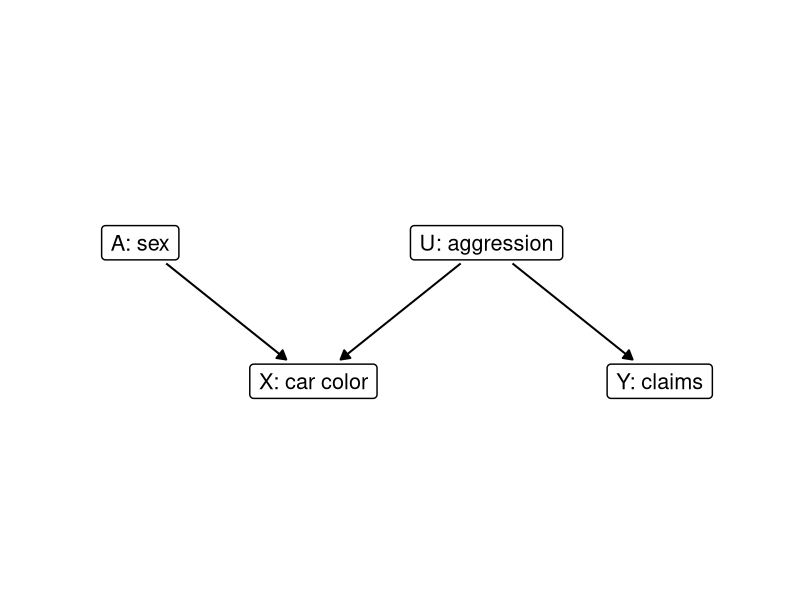
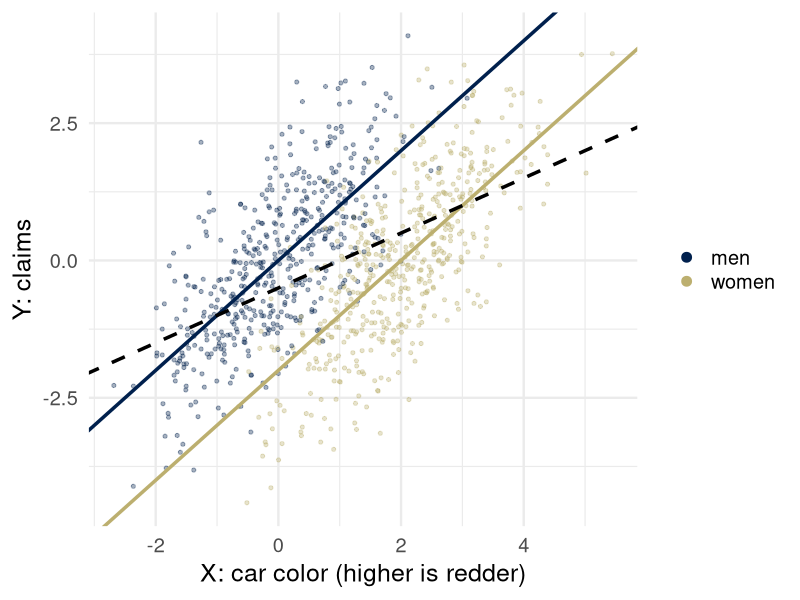
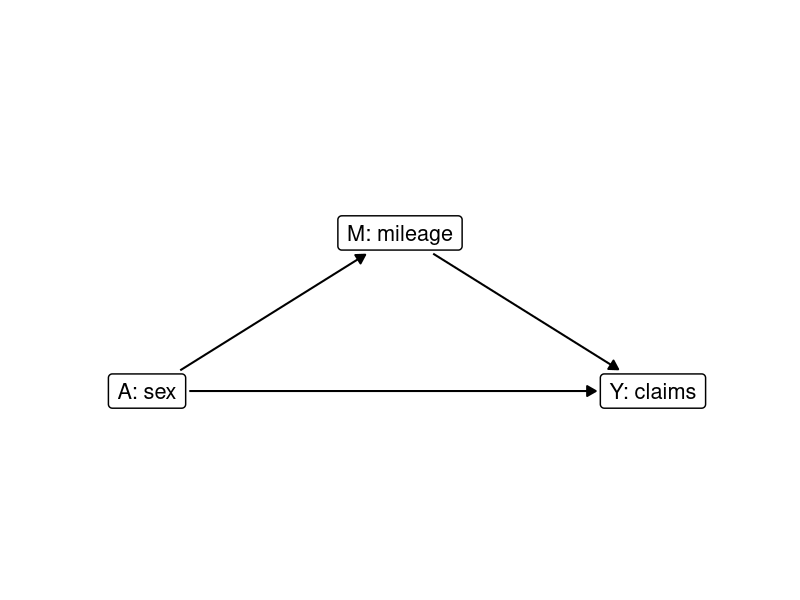
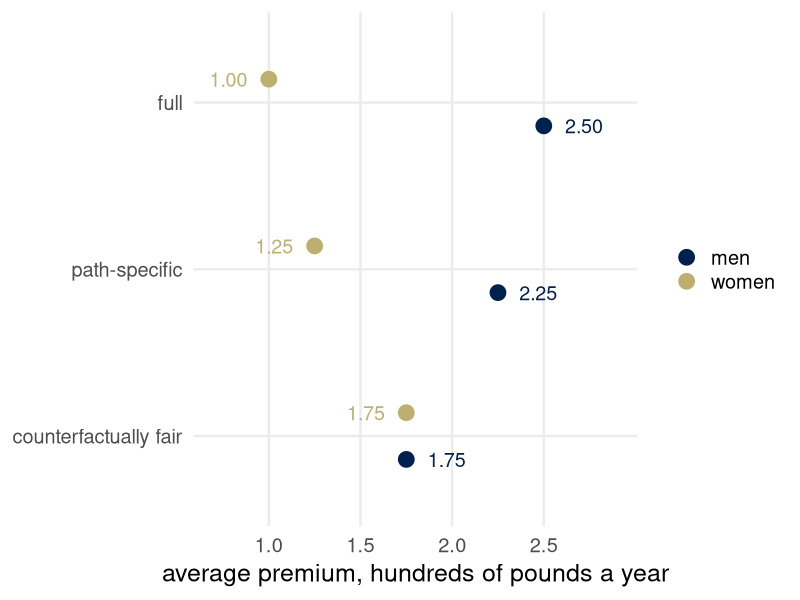
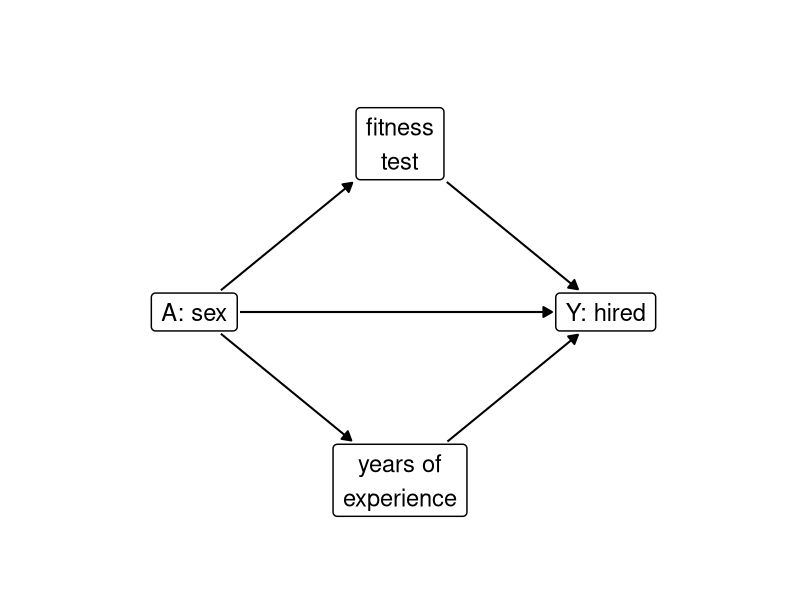

Generate these figures, in order, with R:
## ---- chunk 1
library(ggplot2)
library(dplyr)
theme_set(theme_minimal(base_size = 18))
set.seed(313)
# cividis: navy, slate, gray, khaki, gold, yellow (viridisLite::cividis(9)[c(1, 3, 5, 6, 7, 9)])
navy <- "#00204D"; slate <- "#414D6B"; cgray <- "#7C7B78"; khaki <- "#9B9477"; gold <- "#BCAF6F"; yellow <- "#FFEA46"
two <- c(navy, gold)               # the two groups, wherever there are two

# Causal graphs. Nodes are letters in circles, or words in boxes (boxes = TRUE).
# A node's size is fixed on the page, in inches, while the figure's size decides how
# many inches a data unit is. draw_dag measures both on the graphics device open when it
# is called (in a rendered document, the chunk's figure) and stops every arrow `gap`
# inches short of the two nodes it joins. Arrows listed in `dashed` are dashed; arrows
# listed in `highlight` are gold. One panel per value of `panel`. (From weeks 3 to 5.)
draw_dag <- function(nodes, edges, dashed = character(0), highlight = character(0), boxes = FALSE,
                     text_size = 7, xlim = c(-0.5, 2.5), ylim = c(-0.4, 1.4), strip_size = 18,
                     gap = 0.05) {
  if (!"panel" %in% names(nodes)) { nodes$panel <- ""; edges$panel <- "" }
  pad <- unit(0.35, "lines"); border <- 0.5; dot <- 16; stroke <- 0.8; lw <- c(black = 0.7, gold = 1.5)
  p <- ggplot() +
    facet_wrap(~ panel, nrow = 1) +
    coord_fixed(xlim = xlim, ylim = ylim) +
    theme_void() +
    theme(strip.text = element_text(size = strip_size), panel.spacing = unit(1.5, "lines"))
  p <- if (boxes) {
    p + geom_label(data = nodes, aes(x, y, label = name), size = text_size, label.size = border,
                   label.padding = pad)
  } else {
    p + geom_point(data = nodes, aes(x, y), size = dot, shape = 21, fill = "white", stroke = stroke) +
      geom_text(data = nodes, aes(x, y, label = name), size = text_size, parse = TRUE)
  }
  inch <- function(u, f) f(u, "in", valueOnly = TRUE)
  g <- ggplotGrob(p)
  pp <- ggplot_build(p)$layout$panel_params[[1]]
  per_unit <- min((dev.size("in")[1] - sum(inch(g$widths, grid::convertWidth))) /
                    (length(unique(nodes$panel)) * diff(pp$x.range)),
                  (dev.size("in")[2] - sum(inch(g$heights, grid::convertHeight))) / diff(pp$y.range))
  if (boxes) {
    text <- lapply(as.character(nodes$name), grid::textGrob, gp = grid::gpar(fontsize = text_size * .pt))
    nodes$hw <- (sapply(text, \(t) inch(grid::grobWidth(t), grid::convertWidth)) / 2 +
                   inch(pad, grid::convertWidth) + border * .pt / 96 / 2) / per_unit
    nodes$hh <- (sapply(text, \(t) inch(grid::grobHeight(t), grid::convertHeight)) / 2 +
                   inch(pad, grid::convertHeight) + border * .pt / 96 / 2) / per_unit
  } else {
    nodes$hw <- nodes$hh <- (0.375 * (dot * .pt + stroke * .stroke / 2) / 72 +
                               stroke * .stroke / 2 / 96 / 2) / per_unit
  }
  e <- edges |>
    left_join(nodes, by = c("panel", "from" = "name")) |>
    rename(x0 = x, y0 = y, hw0 = hw, hh0 = hh) |>
    left_join(nodes, by = c("panel", "to" = "name")) |>
    mutate(dx = x - x0, dy = y - y0, len = sqrt(dx^2 + dy^2), ux = dx / len, uy = dy / len,
           col = ifelse(paste(from, to) %in% highlight, "#BCAF6F", "black"),
           style = ifelse(paste(from, to) %in% dashed, "dashed", "solid"),
           g0 = gap / per_unit,
           g1 = (gap + ifelse(col == "black", lw[["black"]], lw[["gold"]]) * .pt / 96 / 2) / per_unit,
           s0 = if (boxes) pmin((hw0 + g0) / pmax(abs(ux), 1e-9), (hh0 + g0) / pmax(abs(uy), 1e-9)) else hw0 + g0,
           s1 = if (boxes) pmin((hw + g1) / pmax(abs(ux), 1e-9), (hh + g1) / pmax(abs(uy), 1e-9)) else hw + g1,
           xs = x0 + s0 * ux, ys = y0 + s0 * uy, xe = x - s1 * ux, ye = y - s1 * uy)
  p + geom_segment(data = e, aes(x = xs, y = ys, xend = xe, yend = ye, linetype = style, color = col),
                   arrow = arrow(length = unit(0.25, "cm"), type = "closed"),
                   linewidth = ifelse(e$col == "black", lw[["black"]], lw[["gold"]]), show.legend = FALSE) +
    scale_linetype_identity() + scale_color_identity()
}

# The red car, linear version: A ~ Bernoulli(1/2) (1 = woman), U ~ N(0, 1) aggression,
# X = 2A + U car color on a continuous scale, Y = U + e claims. Population values:
# Var(X) = 2^2 * 1/4 + 1 = 2, Cov(X, Y) = Var(U) = 1, so the fit on X alone is X/2 - 1/2;
# E[Y | X, A] = X - 2A.
n_car <- 1000
car <- data.frame(A = rbinom(n_car, 1, 1/2), U = rnorm(n_car)) |>
  mutate(X = 2 * A + U, Y = U + rnorm(n_car),
         group = factor(A, levels = c(0, 1), labels = c("men", "women")))
stopifnot(abs((2^2 * 1/4 + 1) - 2) < 1e-12)

# The mileage world: M = mu0 + alpha A + U_M (thousands of miles a year),
# Y = gamma A + beta M + U_Y (claims, hundreds of pounds a year), A = 1 for a woman.
mu0 <- 10; alpha <- -4; beta <- 0.25; gamma <- -0.5; var_UM <- 4; pA <- 1/2
NDE <- gamma; NIE <- alpha * beta; TE <- NDE + NIE
prem <- data.frame(
  predictor = rep(c("full", "path-specific", "counterfactually fair"), each = 2),
  group = rep(c("men", "women"), 3),
  mean = c(beta * mu0, gamma + beta * (mu0 + alpha),     # full: gamma A + beta M
           beta * mu0, beta * (mu0 + alpha),              # path-specific: beta M
           beta * mu0, beta * mu0))                       # counterfactually fair: beta (M - alpha A)
# Each rule shifted by a constant so that all three collect the average claim (equal group
# sizes): a constant keeps both fairness properties and every gap between groups.
avg_claim <- pA * (gamma + beta * (mu0 + alpha)) + (1 - pA) * beta * mu0
prem <- prem |> group_by(predictor) |> mutate(level = mean - mean(mean) + avg_claim) |> ungroup()
# Refit on M alone: slope beta + gamma Cov(A, M) / Var(M); the gap is alpha times the slope.
var_M <- alpha^2 * pA * (1 - pA) + var_UM
slope_refit <- beta + gamma * alpha * pA * (1 - pA) / var_M
R2 <- alpha^2 * pA * (1 - pA) / var_M
stopifnot(abs(NDE + 0.5) < 1e-12, abs(NIE + 1) < 1e-12, abs(TE + 1.5) < 1e-12,
          abs(var_M - 8) < 1e-12, abs(slope_refit - 0.3125) < 1e-12,
          abs(alpha * slope_refit - (NIE + R2 * NDE)) < 1e-12, abs(alpha * slope_refit + 1.25) < 1e-12,
          isTRUE(all.equal(prem$mean, c(2.5, 1.0, 2.5, 1.5, 2.5, 2.5))),
          abs(avg_claim - 1.75) < 1e-12,
          isTRUE(all.equal(prem$level, c(2.5, 1.0, 2.25, 1.25, 1.75, 1.75))))
## ---- chunk 2
rc <- data.frame(name = c("A: sex", "X: car color", "U: aggression", "Y: claims"),
                 x = c(0, 1.25, 2.5, 3.75), y = c(1, 0, 1, 0))
draw_dag(rc, data.frame(from = c("A: sex", "U: aggression", "U: aggression"),
                        to = c("X: car color", "X: car color", "Y: claims")),
         boxes = TRUE, text_size = 5.5, xlim = c(-0.75, 4.5), ylim = c(-0.3, 1.3))
## ---- chunk 3
ggplot(car, aes(X, Y, color = group)) +
  geom_point(alpha = 0.35, size = 1.1) +
  geom_abline(intercept = 0, slope = 1, color = navy, linewidth = 1.2) +
  geom_abline(intercept = -2, slope = 1, color = gold, linewidth = 1.2) +
  geom_abline(intercept = -1/2, slope = 1/2, color = "black", linetype = "dashed", linewidth = 1.2) +
  scale_color_manual(values = two, name = NULL) +
  labs(x = "X: car color (higher is redder)", y = "Y: claims") +
  guides(color = guide_legend(override.aes = list(alpha = 1, size = 3))) +
  theme(legend.position = "right")
## ---- chunk 4
mw <- data.frame(name = c("A: sex", "M: mileage", "Y: claims"), x = c(0, 1.6, 3.2), y = c(0, 1, 0))
draw_dag(mw, data.frame(from = c("A: sex", "M: mileage", "A: sex"), to = c("M: mileage", "Y: claims", "Y: claims")),
         boxes = TRUE, text_size = 5.5, xlim = c(-0.7, 3.9), ylim = c(-0.3, 1.3))
## ---- chunk 5
lev <- c("counterfactually fair", "path-specific", "full")
prem |>
  mutate(row = match(predictor, lev), y = row + ifelse(group == "women", 0.14, -0.14)) |>
  ggplot(aes(level, y, color = group)) +
  geom_point(size = 5) +
  geom_text(aes(x = level + ifelse(group == "women", -0.22, 0.22), label = sprintf("%.2f", level)),
            size = 5, show.legend = FALSE) +
  scale_color_manual(values = two, name = NULL) +
  scale_x_continuous(limits = c(0.7, 2.9), breaks = c(1, 1.5, 2, 2.5)) +
  scale_y_continuous(breaks = 1:3, labels = lev, limits = c(0.6, 3.4)) +
  labs(x = "average premium, hundreds of pounds a year", y = NULL) +
  theme(legend.position = "right", panel.grid.minor = element_blank())
## ---- chunk 6
ff <- data.frame(name = c("A: sex", "fitness\ntest", "years of\nexperience", "Y: hired"),
                 x = c(0, 1.1, 1.1, 2.2), y = c(1, 1.9, 0.1, 1))
draw_dag(ff, data.frame(from = c("A: sex", "fitness\ntest", "A: sex", "years of\nexperience", "A: sex"),
                        to = c("fitness\ntest", "Y: hired", "years of\nexperience", "Y: hired", "Y: hired")),
         boxes = TRUE, text_size = 6, xlim = c(-0.5, 2.7), ylim = c(-0.4, 2.4))
